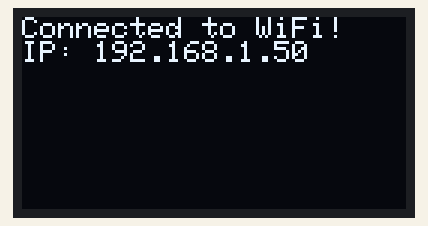
Bench run of a sketch on a simulated ESP8266 (NodeMCU). On the bench: 128×64 one-colour display. WiFi joins after 1.5 s; servers stay silent unless stated; uploads are accepted with an empty reply; what the sketch prints to the serial monitor is not drawn.

Above: at 1.6 s.
At 4.9 s:
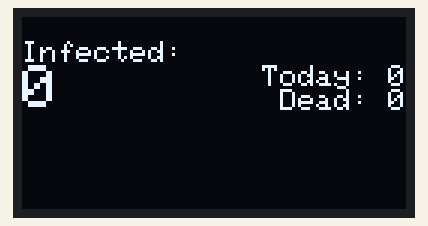

Measured:
- what the display in image 0 shows lasts 3.2 s, from 1.6 s to 4.8 s

The sketch:

corona_status.ino
```cpp
#include "config.h"

// Add support for unicode in JSON
#define ARDUINOJSON_DECODE_UNICODE 1
#include <ArduinoJson.h>

#include <ESP8266WiFi.h>
#include <ESP8266HTTPClient.h>
#include <WiFiClientSecureBearSSL.h>

#include <Adafruit_GFX.h>
#include <Adafruit_SSD1306.h>

#define OLED_RESET 0
Adafruit_SSD1306 OLED(OLED_RESET);

// Wifi Settings (edit config.h)
const char* ssid = WIFI_SSID;
const char* pass = WIFI_PASS;

// SSL Certificate Fingerprint for the URL we are fetching
// https://knowledge.digicert.com/solution/SO9840.html
const uint8_t fingerprint[20] = {0x33, 0x1F, 0xC6, 0xD5, 0x2C, 0x05, 0xC8, 0x23, 0x6D, 0xEF, 0xBB, 0xF4, 0x81, 0x63, 0x2D, 0x16, 0x8A, 0x15, 0xEF, 0x6D};

// Intervals
#define INTERVAL_WIFI_WAIT 3000
#define INTERVAL_STATS_UPDATE 300000

// Timers
unsigned long timer_stats_update = 0;

// Variables
String scrolling_text = "";
int confirmedTotal = 0;
int confirmedToday = 0;
int confirmedDiff = 0;
int dead = 0;

int x;
int minX;

void setup() {
  OLED.begin();
  OLED.clearDisplay();

  OLED.setTextWrap(false);
  OLED.setTextSize(1);
  OLED.setTextColor(WHITE);
  OLED.setCursor(0, 0);
  OLED.println("Connecting to WiFi...");
  OLED.print(ssid);

  OLED.display();

  Serial.begin(115200);

  Serial.println();

  WiFi.mode(WIFI_STA);
  WiFi.begin(ssid, pass);

  delay(10);

  Serial.print("Connecting to ");
  Serial.print(ssid);
  while (WiFi.status() != WL_CONNECTED) {
     delay(500);
     Serial.print(".");
  }

  Serial.println("");
  Serial.print("Successfully connected to ");
  Serial.println(ssid);
  Serial.println(WiFi.localIP());

  OLED.clearDisplay();
  OLED.setTextWrap(false);
  OLED.setTextSize(1);
  OLED.setTextColor(WHITE);
  OLED.setCursor(0, 0);
  OLED.println("Connected to WiFi!");
  OLED.print("IP: ");
  OLED.println(WiFi.localIP());

  OLED.display();

  delay(INTERVAL_WIFI_WAIT);

  // Fetch data
  fetch_data();

  // Show stats
  show_stats();

  x = OLED.width();
  minX = -6 * scrolling_text.length();
}

void loop() {
  OLED.clearDisplay();

  if (millis() >= timer_stats_update + INTERVAL_STATS_UPDATE) {
    timer_stats_update += INTERVAL_STATS_UPDATE;
    fetch_data();
  }

  show_stats();

  scroll_text();

  OLED.display();
}

void fetch_data() {
  std::unique_ptr<BearSSL::WiFiClientSecure>client(new BearSSL::WiFiClientSecure);

  client->setFingerprint(fingerprint);

  HTTPClient https;

  Serial.print("[HTTPS] begin...\n");
  if (https.begin(*client, "https://redutv-api.vg.no/corona/v1/sheets/norway-table-overview/?region=county")) {  // HTTPS

    Serial.print("[HTTPS] GET...\n");
    // start connection and send HTTP header
    int httpCode = https.GET();

    // httpCode will be negative on error
    if (httpCode > 0) {
      // HTTP header has been send and Server response header has been handled
      Serial.printf("[HTTPS] GET... code: %d\n", httpCode);

      // file found at server
      if (httpCode == HTTP_CODE_OK || httpCode == HTTP_CODE_MOVED_PERMANENTLY) {
        String payload = https.getString();
        Serial.println("JSON data fetched");

        const size_t capacity = JSON_ARRAY_SIZE(11) + 2*JSON_OBJECT_SIZE(3) + JSON_OBJECT_SIZE(4) + JSON_OBJECT_SIZE(5) + 11*JSON_OBJECT_SIZE(6) + 2048;
        DynamicJsonDocument doc(capacity);

        DeserializationError error = deserializeJson(doc, payload);

        if (error) {
          Serial.print("Error parsing JSON data: ");
          Serial.println(error.c_str());
          return;
        } else {
          confirmedTotal = doc["totals"]["confirmed"];
          confirmedToday = doc["totals"]["changes"]["newToday"];
          confirmedDiff = doc["totals"]["changes"]["diff"];
          dead = doc["totals"]["dead"];

          Serial.print("Total: ");
          Serial.println(confirmedTotal);

          Serial.print("New Today: ");
          Serial.println(confirmedToday);

          Serial.print("Diff Yesterday: ");
          Serial.println(confirmedDiff);

          Serial.print("Dead: ");
          Serial.println(dead);

          JsonArray cases = doc["cases"];
          String scroll_space = "      ";

          for (byte i = 0; i < sizeof(cases) - 1; i++) {
            int confirmedCases = cases[i]["confirmed"];
            const char* county = cases[i]["name"];

            Serial.print(county);
            Serial.print(": ");
            Serial.println(confirmedCases);

            scrolling_text += county;
            scrolling_text += ": ";
            scrolling_text += confirmedCases;

            if (i < sizeof(cases))
              scrolling_text += scroll_space;
          }
        }
      }
    } else {
      Serial.printf("[HTTPS] GET... failed, error: %s\n", https.errorToString(httpCode).c_str());
    }

    https.end();
  } else {
    Serial.printf("[HTTPS] Unable to connect\n");
  }

  Serial.println("Wait 5m before next fetch...");
}

void show_stats() {
  OLED.setTextSize(1);
  OLED.setCursor(0, 8);
  OLED.print("Infected:");

  OLED.setTextSize(2);
  OLED.setCursor(0, 16);
  OLED.print(confirmedTotal);

  OLED.setTextSize(1);
  OLED.setCursor(128-(6*7)-(6*String(confirmedToday).length()), 16);
  OLED.print("Today: ");
  OLED.print(confirmedToday);

  OLED.setCursor(128-(6*6)-(6*String(dead).length()), 24);
  OLED.print("Dead: ");
  OLED.print(dead);
}

void scroll_text() {
  OLED.setCursor(x, 0);
  OLED.print(scrolling_text);

  x = x-4;
  if (x < minX) x = OLED.width();
}
```

config.h
```cpp
#define WIFI_SSID "your ssid"
#define WIFI_PASS "your pass"
```
